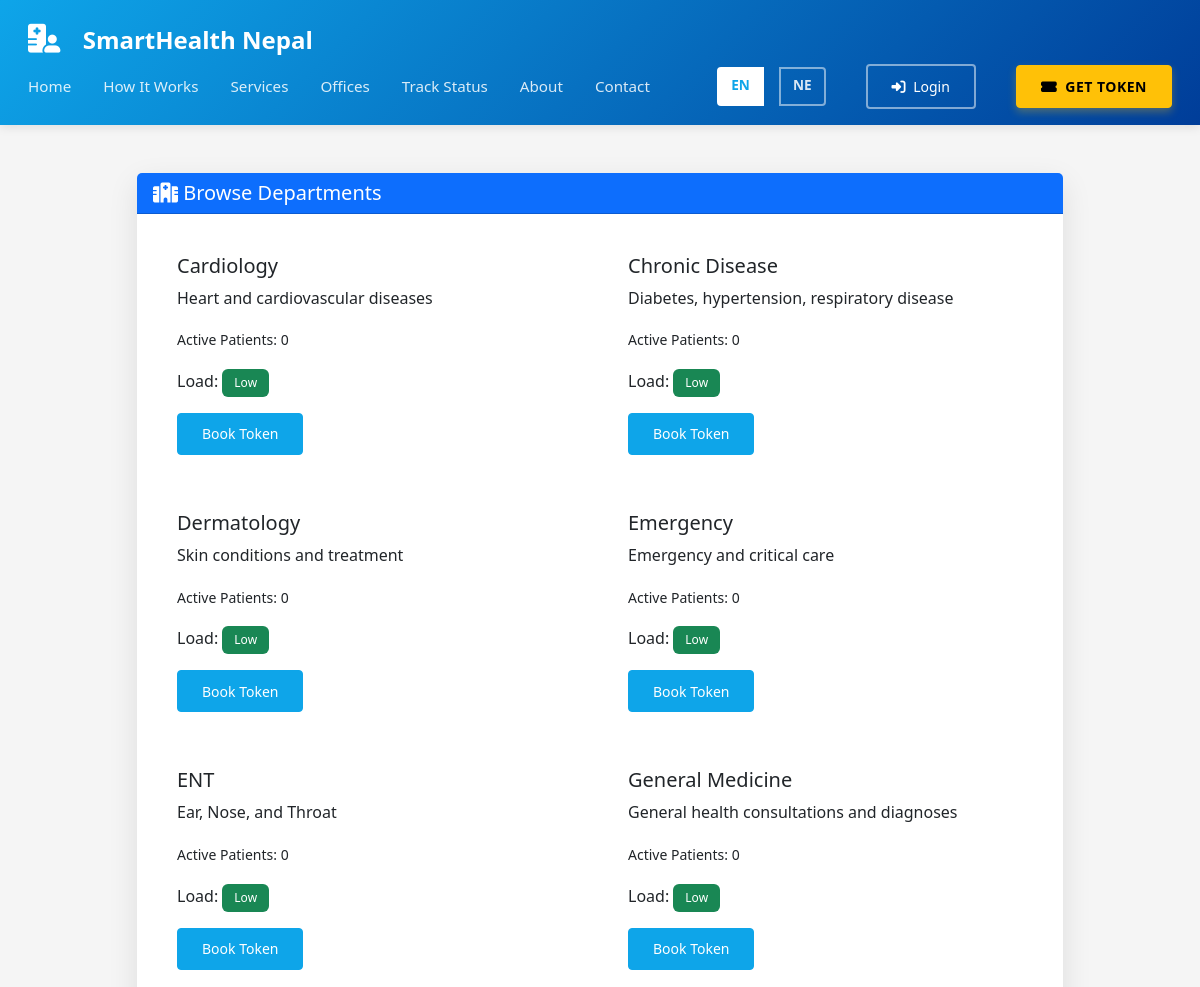
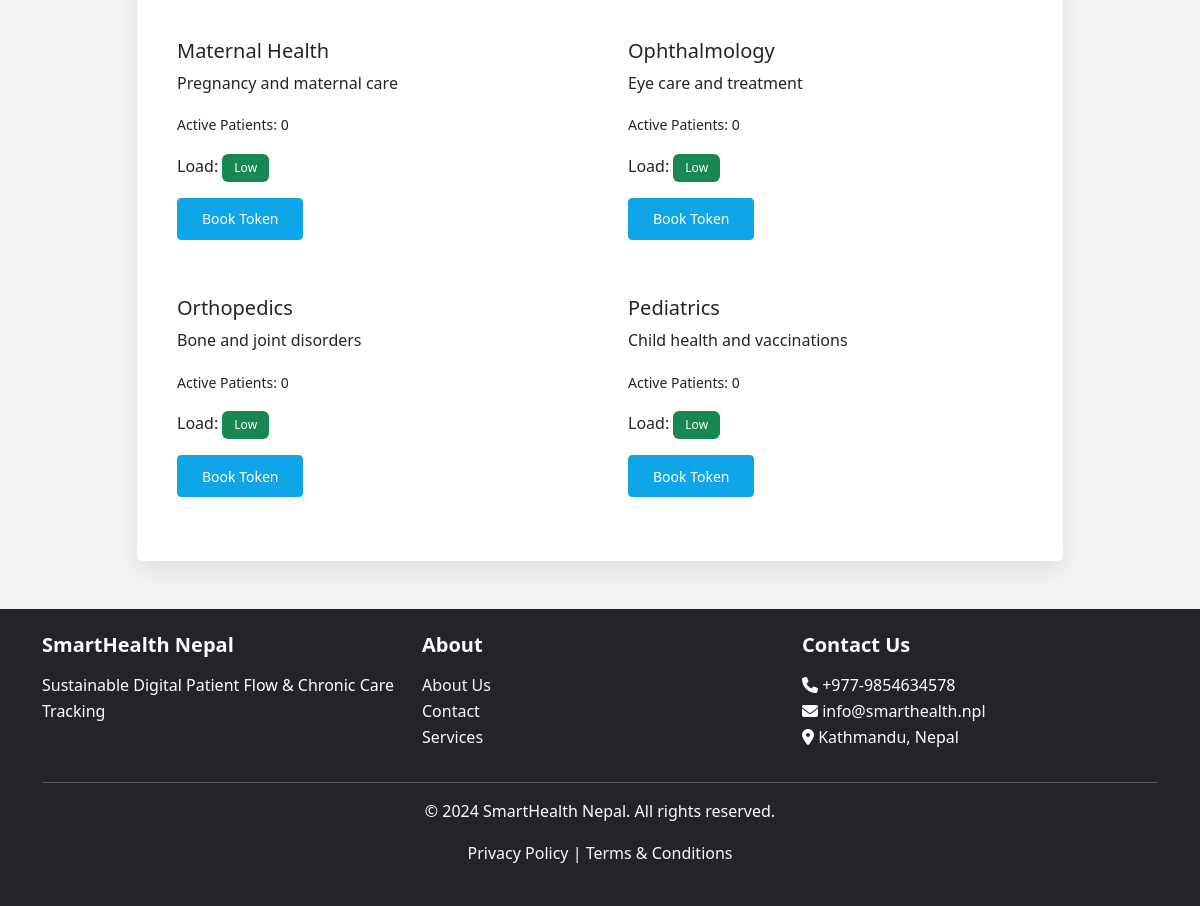
Screenshot of /frontend/views/services/department_list.php with the database file from the repository (2 pictures, top to bottom).
### tables this page shows
CREATE TABLE `departments` (
  `id` int(11) NOT NULL AUTO_INCREMENT,
  PRIMARY KEY (`id`),
  `name_en` varchar(100) DEFAULT NULL,
  `name_ne` varchar(100) DEFAULT NULL,
  `description_en` text DEFAULT NULL,
  `description_ne` text DEFAULT NULL,
  `max_capacity` int(11) DEFAULT 50,
  `avg_service_time` int(11) DEFAULT 30,
  `current_load` int(11) DEFAULT 0,
  `is_active` tinyint(1) DEFAULT 1,
   
  `hospital_id` int(11) DEFAULT NULL,
  `dept_name` varchar(100) DEFAULT NULL,
  `capacity` int(11) DEFAULT NULL,
  `created_at` timestamp NOT NULL DEFAULT current_timestamp()
);

### backend/helpers/SMSHelper.php (called while the page is built, shortened)
<?php
class SMSHelper {
    private $logFile;
    public function __construct() {
        $this->logFile = __DIR__ . '/../../logs/sms.log';
    }
    private function ensureLogDir() {
        $logDir = dirname($this->logFile);
    }
}
?>

### backend/services/SparrowSMSService.php (called while the page is built, shortened)
<?php
class SparrowSMSService {
    public function __construct($db = null) {
        if ($db) {
            $this->loadConfigFromDatabase($db);
        }
    }
    private function loadConfigFromDatabase($db) {
        try {
            $query = "SELECT setting_key, setting_value FROM system_settings
                     WHERE setting_key IN ('sms_enabled', 'sms_api_url', 'sms_api_key', 'sms_sender_id')";
            $result = $db->query($query);
            $settings = [];
            if ($result && $result->num_rows > 0) {
                while ($row = $result->fetch_assoc()) {
                    $settings[$row['setting_key']] = $row['setting_value'];
                }
            }
        } catch (Exception $e) {
            error_log("SMS Config Load Error: " . $e->getMessage());
            $this->enabled = false;
            $this->baseUrl = 'http://api.sparrowsms.com/v2/';
            $this->apiToken = '';
            $this->senderId = 'TheAlert';
        }
    }
}
?>

### backend/controllers/TokenController.php (called while the page is built, shortened)
<?php
class TokenController {
    private $deptModel;
    public function __construct($connection) {
        require_once __DIR__ . '/../models/DepartmentModel.php';
        require_once __DIR__ . '/../helpers/SMSHelper.php';
        require_once __DIR__ . '/../services/SparrowSMSService.php';
        $this->deptModel = new DepartmentModel($connection);
        $this->smsService = new SparrowSMSService($connection);
    }
    public function getDepartmentsList() {
        $departments = $this->deptModel->getAll();
        $result = [];
        foreach ($departments as $dept) {
            $status = $this->deptModel->getDepartmentStatus($dept['id']);
            $load = $this->deptModel->getLoadIndicator($dept['id']);
            $result[] = [
                'id' => $dept['id'],
                'name' => $dept['name_en'],
                'name_ne' => $dept['name_ne'],
                'description' => $dept['description_en'],
                'active_tokens' => $status['active_tokens'] ?? 0,
                'load' => $load,
                'can_book' => $this->deptModel->canBookToken($dept['id'])
            ];
        }
        return [
            'success' => true,
            'departments' => $result
        ];
    }
}
?>

### backend/models/DepartmentModel.php (called while the page is built, shortened)
<?php
class DepartmentModel {
    private $db;
    public function __construct($connection) {
        $this->db = $connection;
    }
    public function getAll() {
        $query = "SELECT * FROM departments WHERE is_active = TRUE ORDER BY name_en ASC";
        $result = $this->db->query($query);
        $departments = [];
        while ($row = $result->fetch_assoc()) {
            $departments[] = $row;
        }
        return $departments;
    }
    public function getDepartmentStatus($departmentId) {
        $departmentId = (int)$departmentId;
        $result = $this->db->query(
            "SELECT
                d.*,
                COUNT(CASE WHEN t.status = 'Active' AND DATE(t.created_at) = CURDATE() THEN 1 END) as active_tokens,
                COUNT(CASE WHEN t.status = 'Called' AND DATE(t.created_at) = CURDATE() THEN 1 END) as called_tokens
             FROM departments d
             LEFT JOIN tokens t ON d.id = t.department_id
             WHERE d.id = $departmentId
             GROUP BY d.id"
        );
        return $result->fetch_assoc();
    }
    public function getLoadIndicator($departmentId) {
        $departmentId = (int)$departmentId;
        $result = $this->db->query(
            "SELECT
                COUNT(CASE WHEN t.status = 'Active' AND DATE(t.created_at) = CURDATE() THEN 1 END) as active_count,
                d.max_capacity
             FROM departments d
             LEFT JOIN tokens t ON d.id = t.department_id
             WHERE d.id = $departmentId
             GROUP BY d.id"
        );
        $data = $result->fetch_assoc();
        $percentage = ($data['active_count'] / $data['max_capacity']) * 100;
        return 'Low';
    }
    public function canBookToken($departmentId) {
        $status = $this->getDepartmentStatus($departmentId);
        $active = $status['active_tokens'] ?? 0;
        $capacity = $status['max_capacity'] ?? 50;
        return $active < $capacity;
    }
}
?>

### frontend/views/services/department_list.php (the view, shortened to what this page needs)
<?php
require_once __DIR__ . '/../../../backend/init.php';
require_once __DIR__ . '/../../../backend/controllers/TokenController.php';
$tokenController = new TokenController($db);
$depts = $tokenController->getDepartmentsList();
require_once __DIR__ . '/../layouts/header.php';
?>
<div class="row justify-content-center mt-4">
    <div class="col-lg-10">
        <div class="card shadow-lg">
            <div class="card-header bg-primary text-white">
                <h5 class="card-title mb-0"><i class="fas fa-hospital"></i> Browse Departments</h5>
            </div>
            <div class="card-body p-4">
                <div class="row">
                    <?php
                    $seenDeptIds = array();
                    $uniqueDepts = array();
                    foreach ($depts['departments'] as $dept) {
                        if (!isset($seenDeptIds[$dept['id']])) {
                            $seenDeptIds[$dept['id']] = true;
                            $uniqueDepts[] = $dept;
                        }
                    }
                    foreach ($uniqueDepts as $dept): ?>
                    <div class="col-md-6 mb-4">
                        <div class="card h-100">
                            <div class="card-body">
                                <h5 class="card-title"><?php echo $dept['name']; ?></h5>
                                <p class="card-text"><?php echo $dept['description']; ?></p>
                                <p><small>Active Patients: <?php echo $dept['active_tokens']; ?></small></p>
                                <p>
                                    Load: <span class="badge bg-<?php echo $dept['load'] == 'High' ? 'danger' : ($dept['load'] == 'Moderate' ? 'warning' : 'success'); ?>"><?php echo $dept['load']; ?></span>
                                </p>
                                <?php if ($dept['can_book']): ?>
                                <a href="/smarthealth_nepal/frontend/views/token/book.php" class="btn btn-sm btn-primary">Book Token</a>
                                <?php else: ?>
                                <button class="btn btn-sm btn-secondary" disabled>Full Capacity</button>
                                <?php endif; ?>
                            </div>
                        </div>
                    </div>
                    <?php endforeach; ?>
                </div>
            </div>
        </div>
    </div>
</div>
<?php require_once __DIR__ . '/../layouts/footer.php';?>

### frontend/public/assets/css/main.css (style rules this page uses)
:root { --primary-color: #0056b3; --secondary-color: #6c757d; --success-color: #28a745; --danger-color: #dc3545; --warning-color: #ffc107; --info-color: #17a2b8; }
* { margin: 0; padding: 0; box-sizing: border-box; }
body { font-family: 'Segoe UI', Tahoma, Geneva, Verdana, sans-serif; line-height: 1.6; color: #333; background-color: #f5f5f5; }
.card { border: none; transition: transform 0.3s, box-shadow 0.3s; }
.badge { padding: 0.5rem 0.75rem; font-weight: 500; }
.btn { padding: 0.6rem 1.5rem; font-weight: 500; transition: all 0.3s; }
.btn-primary { background-color: var(--primary-color); border-color: var(--primary-color); }
.shadow-lg { box-shadow: 0 10px 30px rgba(0, 0, 0, 0.1) !important; }

### frontend/views/layouts/header.php (style rules this page uses)
:root { --primary-color: #0056b3; --secondary-color: #6c757d; --success-color: #28a745; --danger-color: #dc3545; --warning-color: #ffc107; --info-color: #17a2b8; --light-color: #f8f9fa; --dark-color: #343a40; --window-color-morning: #4CAF50; --window-color-afternoon: #2196F3; --window-color-evening: #FF9800; --emergency-color: #F44336; --priority-color: #FF5722; --normal-color: #2196F3; --chronic-color: #9C27B0; }
* { margin: 0; padding: 0; box-sizing: border-box; }
body { font-family: 'Segoe UI', Tahoma, Geneva, Verdana, sans-serif; line-height: 1.6; color: #333; background-color: #f5f5f5; }

### frontend/views/layouts/footer.php (style rules this page uses)
:root { --primary-color: #0ea5e9; --secondary-color: #0d9488; --accent-color: #10b981; --dark-color: #0f172a; --light-color: #f8fafc; }

### rows the page displays
departments: name "Cardiology", description_en "Heart and cardiovascular diseases", active_tokens "0", load "Low"
departments: name "Chronic Disease", description_en "Diabetes, hypertension, respiratory disease", active_tokens "0", load "Low"
departments: name "Dermatology", description_en "Skin conditions and treatment", active_tokens "0", load "Low"
departments: name "Emergency", description_en "Emergency and critical care", active_tokens "0", load "Low"
departments: name "ENT", description_en "Ear, Nose, and Throat", active_tokens "0", load "Low"
departments: name "General Medicine", description_en "General health consultations and diagnoses", active_tokens "0", load "Low"
departments: name "Maternal Health", description_en "Pregnancy and maternal care", active_tokens "0", load "Low"
departments: name "Ophthalmology", description_en "Eye care and treatment", active_tokens "0", load "Low"
departments: name "Orthopedics", description_en "Bone and joint disorders", active_tokens "0", load "Low"
departments: name "Pediatrics", description_en "Child health and vaccinations", active_tokens "0", load "Low"

### other values shown
$lang['home'] "Home"
$lang['how_it_works'] "How It Works"
$lang['services'] "Services"
$lang['offices'] "Offices"
$lang['track_status'] "Track Status"
$lang['about'] "About"
$lang['contact'] "Contact"
$lang['login'] "Login"
$lang['get_token'] "GET TOKEN"
$lang['tagline'] "Sustainable Digital Patient Flow & Chronic Care Tracking"
$lang['contact_us'] "Contact Us"
$lang['privacy_policy'] "Privacy Policy"
$lang['terms_conditions'] "Terms & Conditions"
